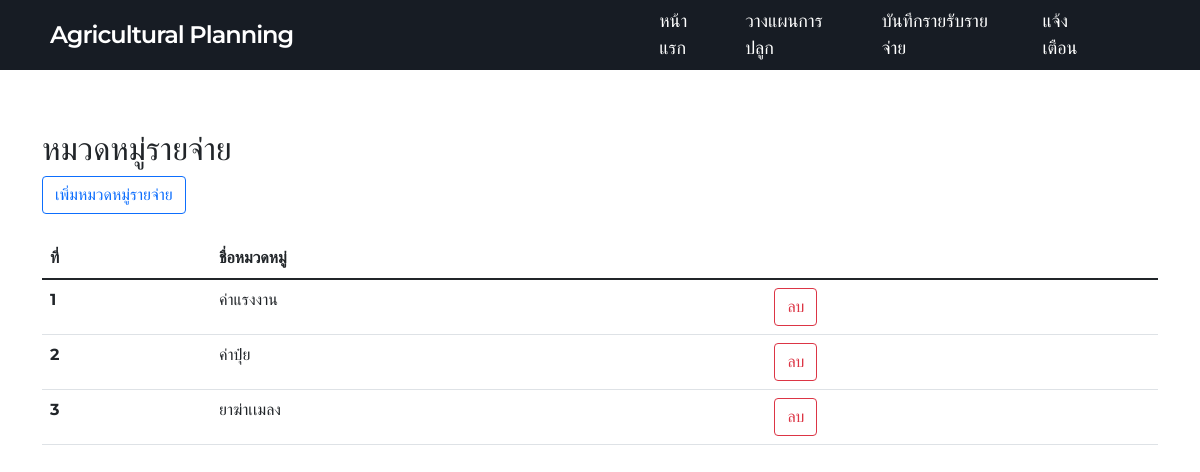
Page /Expenses_category.php on the committed database.
### tables this page shows
CREATE TABLE `category_expenses` (
  `id_category_expenses` int(11) NOT NULL,
  `Name_category_expenses` varchar(99) NOT NULL,
  `id_user` int(11) NOT NULL
);

### Expenses_category.php (the view, shortened to what this page needs)
<!DOCTYPE html>
<html lang="en">
<head>
    <?php include "./user_menu.php" ?>
    <link rel="stylesheet" href="https://cdnjs.cloudflare.com/ajax/libs/font-awesome/4.7.0/css/font-awesome.min.css">
    <link href="https://cdn.jsdelivr.net/npm/bootstrap@5.1.3/dist/css/bootstrap.min.css" rel="stylesheet">
    <link rel="stylesheet" href="./style/Income_category.css">
</head>
<body>
    <?php
    $all_expenses  = "SELECT * FROM  category_expenses ";
    $result = mysqli_query($conn, $all_expenses);
    $i = 1;
    ?>
    <body>
        <div class="container">
            <h2>หมวดหมู่รายจ่าย</h2>
            <a type="sumtin" class="btn btn-outline-primary" data-bs-toggle="modal" data-bs-target="#exampleModal">เพิ่มหมวดหมู่รายจ่าย</a><br><br>
            <table class="table">
                <thead>
                    <tr>
                        <th scope="col">ที่</th>
                        <th scope="col">ชื่อหมวดหมู่</th>
                    </tr>
                </thead>
                <tbody>
                    <?php while ($row = $result->fetch_assoc()) :
                    ?>
                        <tr>
                            <th scope="row"><?php echo $i ?></th>
                            <td><?php echo $row['Name_category_expenses']; ?></td>
                            <td>
                                <form method="GET">
                                    <a type="sumtin" class="btn btn-outline-danger" name="delete" href="delete_expenses.php ?id=<?php echo $row['id_category_expenses']; ?>">ลบ</a>
                                </form>
                            </td>
                        </tr>
                        <?php $i++; ?>
                    <?php endwhile ?>
                </tbody>
            </table>
        </div>
    </body>
</html>

### style/user_menu1.css (style rules this page uses)
* { margin: 0; padding: 0; outline: none; box-sizing: border-box; font-family: 'Montserrat', sans-serif; }
body { background: #f2f2f2; }

### style/Income_category.css (style rules this page uses)
* { margin: 0; padding: 0; }
.container { margin-top: 5%; }

### rows in the picture
category_expenses: Name_category_expenses "ค่าแรงงาน"
category_expenses: Name_category_expenses "ค่าปุ๋ย"
category_expenses: Name_category_expenses "ยาฆ่าเเมลง"
